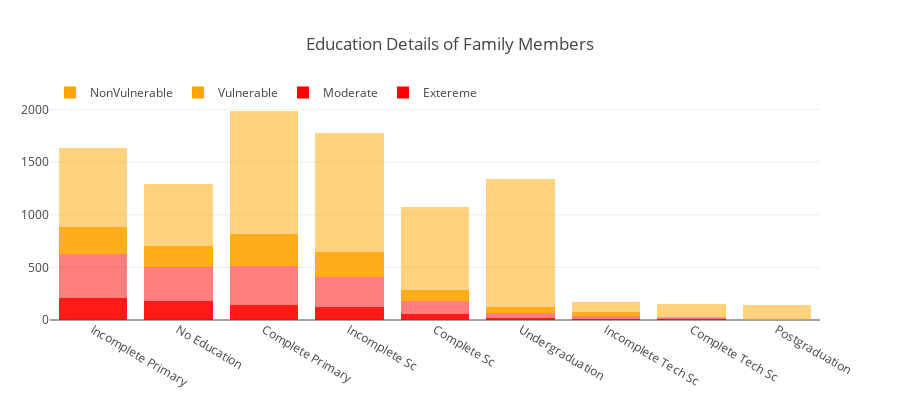
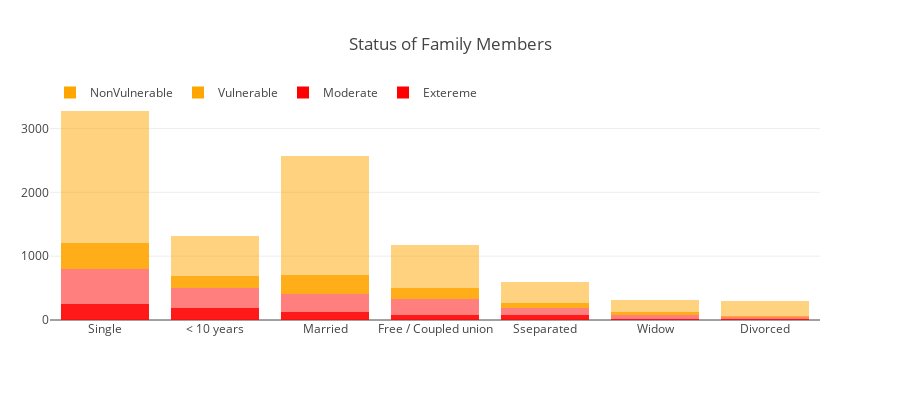

Notebook code for these charts, in order:
### Markdown cell above
### Education Details, Status, and Members

### Code cell
def combine2(starter,colname,title,replacemap,plotme=True):
    
    mats = [c for c in train.columns if c.startswith(starter)]
    train[colname] = train.apply(lambda row:find_prominent(row,mats),axis=1)
    train[colname] = train[colname].apply(lambda x:replacemap[x] if x != None else x)
    
    om1 = train[train['Target'] == 1][colname].value_counts().to_frame()
    om2 = train[train['Target'] == 2][colname].value_counts().to_frame()
    om3 = train[train['Target'] == 3][colname].value_counts().to_frame()
    om4 = train[train['Target'] == 4][colname].value_counts().to_frame()
    
    trace1 = go.Bar(y=om1[colname],x=om1.index,name='Extereme',marker=dict(color='red',opacity=0.9))
    trace2 = go.Bar(y=om2[colname],x=om2.index,name='Moderate',marker=dict(color='red',opacity=0.5))
    trace3 = go.Bar(y=om3[colname],x=om3.index,name='Vulnerable',marker=dict(color='orange',opacity=0.9))
    trace4 = go.Bar(y=om4[colname],x=om4.index,name='NonVulnerable',marker=dict(color='orange',opacity=0.5))
    
    data = [trace1,trace2,trace3,trace4]
    layout = dict(title=title,legend=dict(y=1.1,orientation='h'),barmode='stack',margin=dict(l=50),height=400)
    fig = go.Figure(data=data,layout=layout)
    if plotme:
        iplot(fig)

# education background of Family Members
flr = {'instlevel1':'No Education','instlevel2':'Incomplete Primary','instlevel3':'Complete Primary',
       'instlevel4':'Incomplete Sc','instlevel5':'Complete Sc','instlevel6':'Incomplete Tech Sc',
       'instlevel7':'Complete Tech Sc','instlevel8':'Undergraduation','instlevel9':'Postgraduation'}

combine2('instlevel','education_background','Education Details of Family Members',flr)

# status of Family Members
flr = {'estadocivil1':'< 10 years','estadocivil2':'Free / Coupled union','estadocivil3':'Married',
       'estadocivil4':'Divorced','estadocivil5':'Sseparated','estadocivil6':'Widow','estadocivil7':'Single'}
combine2('estadocivil','status_members','Status of Family Members',flr)

# number of Family Members
flr = {'parentesco1':'Household Head','parentesco2':'Spouse/Partner','parentesco3':'Son/Doughter',
       'parentesco4':'Stepson/Doughter','parentesco5':'Son/Doughter in Law','parentesco6':'Grandson/Doughter',
       'parentesco7':'Mother/Father','parentesco8':'Father/Mother in Law','parentesco9':'Brother/Sister',
       'parentesco10':'Brother/Sister in Law',
       'parentesco11':'Other Family Member','parentesco12':'Other Non Family Member'}
combine2('parentesco','family_members','Family Member in the Households',flr)

# region of the house
flr = {'lugar1':'Central','lugar2':'Chorotega','lugar3':'PacÃƒÂfico central','lugar4':'Brunca',
       'lugar5':'Huetar AtlÃƒÂ¡ntica','lugar6':'Huetar Norte'}
combine2('lugar','region','Region of the Households',flr,plotme=False)

### Figure 1 — Plotly figure (JSON) as saved in the notebook; plotly's stock layout.template omitted (floating-point values rounded to 4 significant figures)
{"data": [{"marker": {"color": "red", "opacity": 0.9}, "name": "Extereme", "type": "bar", "uid": "e3d8c0dd-7212-4ea7-ac26-cee18ea279f1", "x": ["Incomplete Primary", "No Education", "Complete Primary", "Incomplete Sc", "Complete Sc", "Undergraduation", "Incomplete Tech Sc", "Complete Tech Sc"], "y": [209, 185, 140, 126, 55, 19, 12, 9]}, {"marker": {"color": "red", "opacity": 0.5}, "name": "Moderate", "type": "bar", "uid": "9871fd6c-0ed8-4d98-a352-7f6d89aa975a", "x": ["Incomplete Primary", "Complete Primary", "No Education", "Incomplete Sc", "Complete Sc", "Undergraduation", "Incomplete Tech Sc", "Complete Tech Sc", "Postgraduation"], "y": [414, 373, 315, 283, 121, 50, 30, 10, 1]}, {"marker": {"color": "orange", "opacity": 0.9}, "name": "Vulnerable", "type": "bar", "uid": "50bc75f2-34ef-49eb-8a66-9becf5c0c33e", "x": ["Complete Primary", "Incomplete Primary", "Incomplete Sc", "No Education", "Complete Sc", "Undergraduation", "Incomplete Tech Sc", "Complete Tech Sc", "Postgraduation"], "y": [305, 260, 237, 200, 106, 58, 31, 10, 1]}, {"marker": {"color": "orange", "opacity": 0.5}, "name": "NonVulnerable", "type": "bar", "uid": "b72ec32c-1552-4520-bd00-37aac46dad91", "x": ["Undergraduation", "Complete Primary", "Incomplete Sc", "Complete Sc", "Incomplete Primary", "No Education", "Postgraduation", "Complete Tech Sc", "Incomplete Tech Sc"], "y": [1209, 1167, 1126, 795, 747, 587, 145, 120, 98]}], "layout": {"barmode": "stack", "height": 400, "legend": {"orientation": "h", "y": 1.1}, "margin": {"l": 50}, "title": "Education Details of Family Members"}}

### Figure 2 — Plotly figure (JSON) as saved in the notebook; plotly's stock layout.template omitted (floating-point values rounded to 4 significant figures)
{"data": [{"marker": {"color": "red", "opacity": 0.9}, "name": "Extereme", "type": "bar", "uid": "2065408a-253a-488f-9aa0-eed9a79dd13e", "x": ["Single", "< 10 years", "Married", "Free / Coupled union", "Sseparated", "Widow", "Divorced"], "y": [246, 185, 128, 85, 81, 16, 14]}, {"marker": {"color": "red", "opacity": 0.5}, "name": "Moderate", "type": "bar", "uid": "29fe6107-4c42-4531-84ce-f1c785036db4", "x": ["Single", "< 10 years", "Married", "Free / Coupled union", "Sseparated", "Widow", "Divorced"], "y": [560, 314, 279, 242, 113, 63, 26]}, {"marker": {"color": "orange", "opacity": 0.9}, "name": "Vulnerable", "type": "bar", "uid": "4f68c590-474c-4c43-a6ed-b93051308539", "x": ["Single", "Married", "< 10 years", "Free / Coupled union", "Sseparated", "Widow", "Divorced"], "y": [406, 293, 187, 177, 66, 53, 27]}, {"marker": {"color": "orange", "opacity": 0.5}, "name": "NonVulnerable", "type": "bar", "uid": "09205505-3755-4f73-95ad-f815ee906951", "x": ["Single", "Married", "Free / Coupled union", "< 10 years", "Sseparated", "Divorced", "Widow"], "y": [2063, 1865, 674, 631, 340, 238, 185]}], "layout": {"barmode": "stack", "height": 400, "legend": {"orientation": "h", "y": 1.1}, "margin": {"l": 50}, "title": "Status of Family Members"}}
